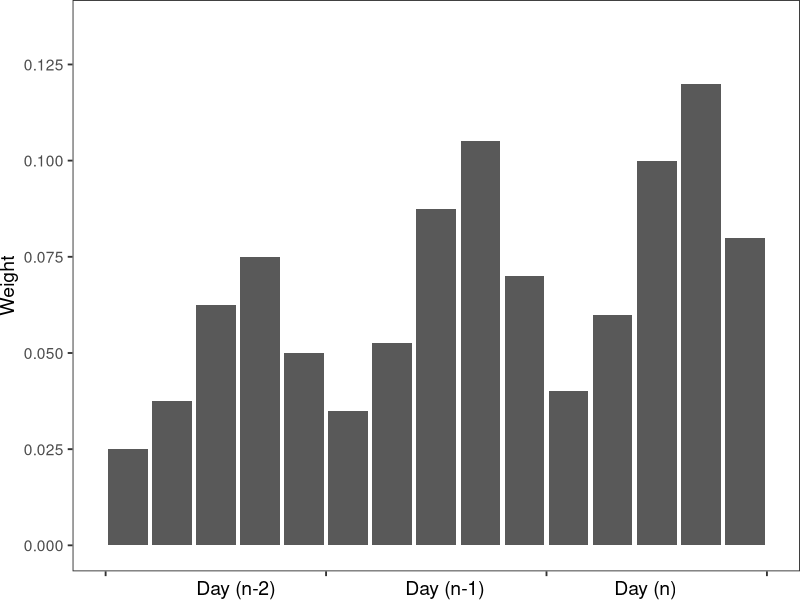

This figure's R source:
#!/usr/bin/Rscript
library(tidyverse)

get_weight <- function(day, hour, group) {
  baseHourlyWeight <- case_when (
    hour == 10 ~ 0.1,
    hour == 11 ~ 0.15,
    hour == 12 ~ 0.25,
    hour == 13 ~ 0.3,
    hour == 14 ~ 0.2,
  )

  dayGroupDelta <- group - day
  weightCoefficient <- case_when(
    dayGroupDelta == 2 ~ 0.25,
    dayGroupDelta == 1 ~ 0.35,
    dayGroupDelta == 0 ~ 0.4
  )
  
  return (weightCoefficient * baseHourlyWeight)
}

xLabel = 'Day (n-2)                          Day (n-1)                          Day (n)'

p <- expand.grid(Hour = 10:14, Day = 1:3) %>%
  mutate(Index = row_number()) %>%
  mutate(Group = 3) %>%
  mutate(Weight = get_weight(Day, Hour, Group)) %>%
  ggplot(aes(x = Index, y = Weight)) +
    geom_col() +
    theme_bw(base_size = 14) +
    theme(
      plot.margin = unit(c(0,0,0,0), "cm"),
      legend.spacing = unit(0, "mm"),
      panel.grid = element_blank(),
      legend.position = "none",
      legend.justification = "left",
      legend.box.spacing = unit(0, "pt"),
      legend.box.margin = margin(0,0,0,0),
      legend.title = element_blank(),
      axis.text.x = element_blank()
    ) +
    scale_x_continuous(
      name = xLabel,
      breaks = c(0.5, 5.5, 10.5, 15.5),
      limits = c(0.5, 15.5)
    ) +
    scale_y_continuous(
      name = 'Weight',
      breaks = c(0, 0.025, 0.05, 0.075, 0.1, 0.125),
      limits = c(0, 0.135)
    )

ggsave('multiyear-weights.pdf', plot=p, width=8, height=2)
